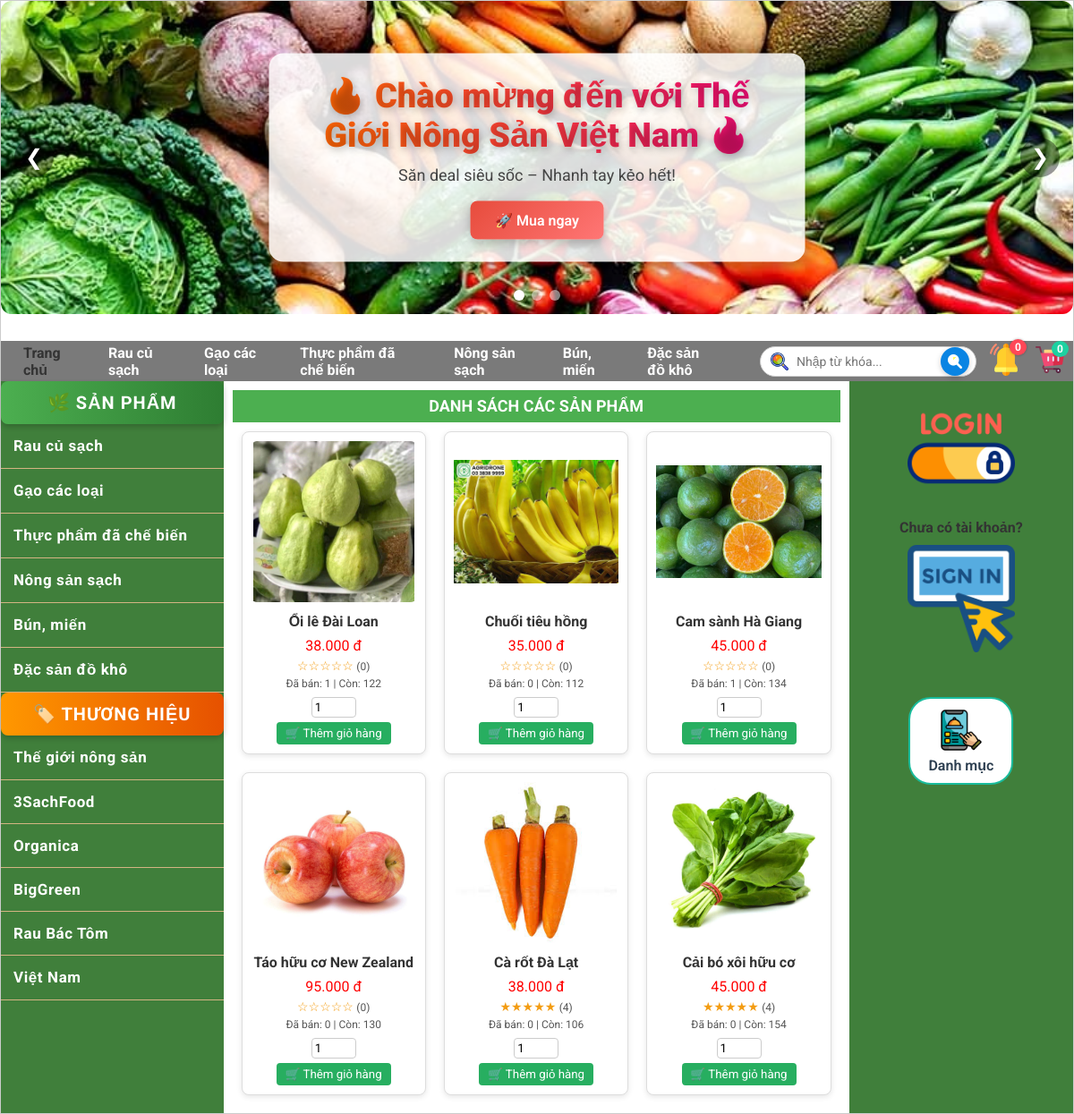
Page /index.php?content=loai&id=1 on the committed database.
### tables this page shows
CREATE TABLE `loaisanpham` (
  `id` int(11) NOT NULL,
  `tenloai` varchar(255) NOT NULL
);

CREATE TABLE `thuonghieu` (
  `id` int(11) NOT NULL,
  `tenthuonghieu` varchar(255) NOT NULL
);

CREATE TABLE `sanpham` (
  `id` int(11) NOT NULL,
  `tensp` varchar(255) NOT NULL,
  `gia` decimal(15,0) NOT NULL,
  `giakhuyenmai` decimal(15,2) DEFAULT NULL,
  `giamgia` int(11) DEFAULT NULL,
  `hinhanh` varchar(255) NOT NULL,
  `mota` text DEFAULT NULL,
  `soluong` int(11) DEFAULT 0,
  `id_loai` int(11) DEFAULT NULL,
  `id_thuonghieu` int(11) DEFAULT NULL,
  `likes` int(11) DEFAULT 0,
  `ngaythem` datetime NOT NULL DEFAULT current_timestamp(),
  `trangthai` enum('an','hien') NOT NULL DEFAULT 'hien'
);

### index.php (called while the page is built, shortened)
<?php
 include ("./connetion/connet.php");
?>

### laydsloai.php (the view, shortened to what this page needs)
<?php
$servername = "localhost";
$username = "root";
$password = "";
$dbname = "banhangonline";
$conn = new mysqli($servername, $username, $password, $dbname);
$conn->set_charset("utf8");
$id_loai = isset($_GET['id']) ? intval($_GET['id']) : 0;
$page = isset($_GET['page']) ? max(1,intval($_GET['page'])) : 1;
$limit = 6;
$start = ($page - 1) * $limit;
$sql = "
SELECT sp.*, km.giakhuyenmai, km.giamgia,
       IFNULL(dg.avg_rating,0) AS avg_rating,
       IFNULL(dg.num_reviews,0) AS num_reviews,
       IFNULL(dh.daban,0) AS soluong_ban
FROM sanpham sp
LEFT JOIN khuyenmai km
       ON sp.id = km.sanpham_id
      AND NOW() BETWEEN km.ngay_bat_dau AND km.ngay_ket_thuc
LEFT JOIN (
    SELECT id_sanpham, AVG(rating) AS avg_rating, COUNT(*) AS num_reviews
    FROM danhgia
    GROUP BY id_sanpham
) dg ON sp.id = dg.id_sanpham
LEFT JOIN (
    SELECT id_sanpham, SUM(soluong) AS daban
    FROM donhang
    GROUP BY id_sanpham
) dh ON sp.id = dh.id_sanpham
WHERE sp.id_loai = $id_loai AND sp.trangthai='hien'
ORDER BY sp.id DESC
LIMIT $start, $limit
";
$result = $conn->query($sql);
if ($result && $result->num_rows > 0) {
    echo '<div class="grid-products">';
    while ($row = $result->fetch_assoc()) {
        $gia_goc = (float)$row['gia'];
        $gia_cuoi = $gia_goc;
        $sao = round($row['avg_rating']);
        $num_review = intval($row['num_reviews']);
        $da_ban = intval($row['soluong_ban']);
        $con_lai = intval($row['soluong']);
        $img_sp = !empty($row['hinhanh']) ? $row['hinhanh'] : 'default.png';
        echo '<div class="card">';
        echo '<a href="index.php?content=chitiet&id='.$row['id'].'" style="text-decoration:none; color:inherit;">';
        echo '<img src="img/'.htmlspecialchars($img_sp).'">';
        echo '<b>'.htmlspecialchars($row['tensp']).'</b></a>';
        echo '<div class="price">'.number_format($gia_cuoi,0,',','.').' đ';
        echo '</div>';
        echo '<div class="rating">';
        for($i=1;$i<=5;$i++) echo ($i <= $sao) ? '★' : '☆';
        echo " <span style='color:#555; font-size:12px;'>($num_review)</span>";
        echo '</div>';
        echo '<div class="stock">Đã bán: '.$da_ban.' | Còn: '.$con_lai.'</div>';
        echo '<form action="./card/cart.php" method="POST">';
        echo '<input type="number" name="soluong" value="1" min="1" max="'.$con_lai.'"
              oninput="if(this.value>this.max)this.value=this.max;"
              style="width:50px; padding:3px; border-radius:4px; border:1px solid #ccc; margin-bottom:5px;">';
        echo '<br><button type="submit" name="action" value="add" style="background:#27ae60;color:white;border:none;padding:5px 10px;border-radius:4px; cursor:pointer;">🛒 Thêm giỏ hàng</button>';
        echo '</form>';
        echo '</div>';
    }
    echo '</div>';
} else {
    echo "<p style='text-align:center; color:#555;'>Không có sản phẩm nào thuộc loại này.</p>";
}
?>

### menu/menu_top.php (shortened to what this page needs)
<?php
$conn = new mysqli("localhost", "root", "", "banhangonline");
$conn->set_charset("utf8");
$sql = "SELECT id, tenloai FROM loaisanpham ORDER BY id ASC";
$result = $conn->query($sql);
if($result->num_rows > 0){
    while($row = $result->fetch_assoc()){
        echo '<li><a href="index.php?content=loai&id='.$row['id'].'">'.htmlspecialchars($row['tenloai']).'</a></li>';
    }
}
?>

### menu/menu_left.php (shortened to what this page needs)
<?php
$conn = new mysqli("localhost", "root", "", "banhangonline");
$conn->set_charset("utf8");
$sql = "SELECT id, tenthuonghieu FROM thuonghieu ORDER BY id ASC";
$result = $conn->query($sql);
if($result->num_rows > 0){
    while($row = $result->fetch_assoc()){
        echo '<li><a href="index.php?content=hang&id='.$row['id'].'">'.htmlspecialchars($row['tenthuonghieu']).'</a></li>';
    }
}
?>

### style/giaodien.css (style rules this page uses)
* { margin: 0; padding: 0; font-family: Arial, sans-serif; }
.menu ul li { float: left; }
.menu ul li a { display: block; padding: 12px 15px; color: white; text-decoration: none; font-weight: bold; }
.left ul li { border-bottom: 1px solid #d4b483; }
.left ul li a { display: block; padding: 14px; text-decoration: none; color: #fff; font-weight: 700; font-size: 17px; letter-spacing: 0.6px; transition: all 0.3s ease; }

### laydsloai.php (style rules this page uses)
.grid-products { display: grid; grid-template-columns: repeat(3, 1fr); gap:20px; padding:10px; }
.card { border:1px solid #ddd; border-radius:8px; padding:10px; background:#fff; text-align:center; box-shadow:0 2px 6px rgba(0,0,0,0.1); transition: transform 0.3s, box-shadow 0.3s; width:100%; }
.card img { width:100%; height:180px; object-fit:contain; border-radius:6px; }
.card b { display:block; margin:8px 0; color:#333; font-size:16px; }
.price { color:red; font-size:16px; margin-bottom:5px; }
.rating { font-size:14px; color:#f39c12; margin-bottom:5px; }
.stock { font-size:12px; color:#555; margin-bottom:8px; }

### dangnhap.php (style rules this page uses)
* { box-sizing: border-box; margin: 0; padding: 0; font-family: 'Roboto', sans-serif; }
body { height: 100vh; display: flex; justify-content: center; align-items: center; color: #333; }

### rows in the picture
loaisanpham: tenloai "Rau củ sạch"
loaisanpham: tenloai "Gạo các loại"
loaisanpham: tenloai "Thực phẩm đã chế biến"
loaisanpham: tenloai "Nông sản sạch"
loaisanpham: tenloai "Bún, miến"
loaisanpham: tenloai "Đặc sản đồ khô"
thuonghieu: tenthuonghieu "Thế giới nông sản"
thuonghieu: tenthuonghieu "3SachFood"
thuonghieu: tenthuonghieu "Organica"
thuonghieu: tenthuonghieu "BigGreen"
thuonghieu: tenthuonghieu "Rau Bác Tôm"
thuonghieu: tenthuonghieu "Việt Nam"
sanpham: hinhanh (picture), tensp "Ổi lê Đài Loan", gia "38.000", num_review "0", da_ban "1", soluong "122"
sanpham: hinhanh (picture), tensp "Chuối tiêu hồng", gia "35.000", num_review "0", da_ban "0", soluong "112"
sanpham: hinhanh (picture), tensp "Cam sành Hà Giang", gia "45.000", num_review "0", da_ban "1", soluong "134"
sanpham: hinhanh (picture), tensp "Táo hữu cơ New Zealand", gia "95.000", num_review "0", da_ban "0", soluong "130"
sanpham: hinhanh (picture), tensp "Cà rốt Đà Lạt", gia "38.000", num_review "4", da_ban "0", soluong "106"
sanpham: hinhanh (picture), tensp "Cải bó xôi hữu cơ", gia "45.000", num_review "4", da_ban "0", soluong "154"

### other values in the picture
$count "0"
